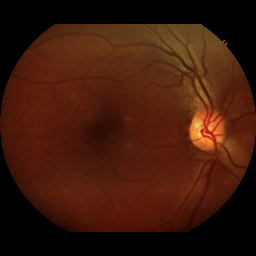
#> input picture data/1 (1).png, 256 x 256 px
$ python -i utils.py   (imports and definitions only)
#> lines starting #> are read from the running program, lines starting #| are printed output that depends on the picture; after the words box and inside, x2 and y2 are one past the last pixel; in counts of white or black regions, pixels touching at a corner belong together
"""
fundus preprocessing, extracting the ROI, cropping and making square
source:     EyeQ/EyeQ_preprocess/fundus_prep.py
"""
import numpy as np
import cv2
from PIL import Image
from tqdm import tqdm
import torch
import matplotlib.pyplot as plt
from sklearn.metrics import f1_score, roc_auc_score
import argparse


# [85 lines left out: functions get_args_train, get_args_inference, write_image, not called in this run]

def get_mask_BZ(img):
    if img.ndim==3:
        gray_img = cv2.cvtColor(img, cv2.COLOR_BGR2GRAY)
    else:
        gray_img = img
    threhold = np.mean(gray_img)/3-5
    #cv2.imshow('gray_img', gray_img)
    #cv2.waitKey()
    #print(threhold)
    _, mask = cv2.threshold(gray_img, max(5,threhold), 1, cv2.THRESH_BINARY)

    #cv2.imshow('bz_mask', mask*255)
    #cv2.waitKey()
    nn_mask = np.zeros((mask.shape[0]+2,mask.shape[1]+2),np.uint8)
    new_mask = (1-mask).astype(np.uint8)
    #  cv::floodFill(Temp, Point(0, 0), Scalar(255));
    # _,new_mask,_,_ = cv2.floodFill(new_mask, nn_mask, [(0, 0),(0,new_mask.shape[0])], (0), cv2.FLOODFILL_MASK_ONLY)
    _,new_mask,_,_ = cv2.floodFill(new_mask, nn_mask, (0,0), (0), cv2.FLOODFILL_MASK_ONLY)
    _,new_mask,_,_ = cv2.floodFill(new_mask, nn_mask, (new_mask.shape[1]-1,new_mask.shape[0]-1), (0), cv2.FLOODFILL_MASK_ONLY)
    mask = mask + new_mask
    kernel = cv2.getStructuringElement(cv2.MORPH_RECT, (20,  20))
    mask = cv2.erode(mask, kernel)
    mask = cv2.dilate(mask, kernel)
    return mask


def _get_center_by_edge(mask):
    center=[0,0]
    x=mask.sum(axis=1)
    center[0]=np.where(x>x.max()*0.95)[0].mean()
    x=mask.sum(axis=0)
    center[1]=np.where(x>x.max()*0.95)[0].mean()
    return center


def _get_radius_by_mask_center(mask,center):
    mask=mask.astype(np.uint8)
    ksize=max(mask.shape[1]//400*2+1,3)
    kernel=cv2.getStructuringElement(cv2.MORPH_ELLIPSE,(ksize,ksize))
    mask=cv2.morphologyEx(mask, cv2.MORPH_GRADIENT, kernel)
    # radius=
    index=np.where(mask>0)
    d_int=np.sqrt((index[0]-center[0])**2+(index[1]-center[1])**2)
    b_count=np.bincount(np.ceil(d_int).astype(int))
    radius=np.where(b_count>b_count.max()*0.995)[0].max()
    return radius


def _get_circle_by_center_bbox(shape,center,bbox,radius):
    center_mask=np.zeros(shape=shape).astype('uint8')
    tmp_mask=np.zeros(shape=bbox[2:4])
    center_tmp=(int(center[0]),int(center[1]))
    center_mask=cv2.circle(center_mask,center_tmp[::-1],int(radius),(1),-1)
    # center_mask[bbox[0]:bbox[0]+bbox[2],bbox[1]:bbox[1]+bbox[3]]=tmp_mask
    # center_mask[bbox[0]:min(bbox[0]+bbox[2],center_mask.shape[0]),bbox[1]:min(bbox[1]+bbox[3],center_mask.shape[1])]=tmp_mask
    return center_mask


def get_mask(img):
    if img.ndim ==3:
        #raise 'image dim is not 3'
        g_img=cv2.cvtColor(img,cv2.COLOR_RGB2GRAY)
        #cv2.imshow('ImageWindow', g_img)
        #cv2.waitKey()
    elif img.ndim == 2:
        g_img =img.copy()
    else:
        raise 'image dim is not 1 or 3'
    h,w = g_img.shape
    shape=g_img.shape[0:2]
    #g_img = cv2.resize(g_img,(0,0),fx = 0.5,fy = 0.5)
    tg_img=cv2.normalize(g_img, None, 0, 255, cv2.NORM_MINMAX)
    tmp_mask=get_mask_BZ(tg_img)
    center=_get_center_by_edge(tmp_mask)
    # [4 lines of commented-out code are left out]
    radius=_get_radius_by_mask_center(tmp_mask,center)
    #resize back
    #center = [center[0]*2,center[1]*2]
    #radius = int(radius*2)

    center = [center[0], center[1]]
    radius = int(radius)
    s_h = max(0,int(center[0] - radius))
    s_w = max(0, int(center[1] - radius))
    bbox = (s_h, s_w, min(h-s_h,2 * radius), min(w-s_w,2 * radius))
    tmp_mask=_get_circle_by_center_bbox(shape,center,bbox,radius)
    return tmp_mask,bbox,center,radius


def mask_image(img,mask):
    img[mask<=0,...]=0
    return img


def remove_back_area(img,bbox=None,border=None):
    image=img
    if border is None:
        border=np.array((bbox[0],bbox[0]+bbox[2],bbox[1],bbox[1]+bbox[3],img.shape[0],img.shape[1]),dtype=int)
    image=image[border[0]:border[1],border[2]:border[3],...]
    return image,border


def supplemental_black_area(img,border=None):
    image=img
    if border is None:
        h,v=img.shape[0:2]
        max_l=max(h,v)
        if image.ndim>2:
            image=np.zeros(shape=[max_l,max_l,img.shape[2]],dtype=img.dtype)
        else:
            image=np.zeros(shape=[max_l,max_l],dtype=img.dtype)
        border=(int(max_l/2-h/2),int(max_l/2-h/2)+h,int(max_l/2-v/2),int(max_l/2-v/2)+v,max_l)
    else:
        max_l=border[4]
        if image.ndim>2:
            image=np.zeros(shape=[max_l,max_l,img.shape[2]],dtype=img.dtype)
        else:
            image=np.zeros(shape=[max_l,max_l],dtype=img.dtype)
    image[border[0]:border[1],border[2]:border[3],...]=img
    return image,border


#def process_without_gb(img, label,radius_list,centre_list_w, centre_list_h):
def process_without_gb(img):
    # preprocess images
    #   img : origin image
    #   tar_height: height of tar image
    # return:
    #   result_img: preprocessed image
    #   borders: remove border, supplement mask
    #   mask: mask for preprocessed image
    borders = []
    #print('image size before processing: ', img.shape)
    mask, bbox, center, radius = get_mask(img)
    #print('center is: ',center)
    #print('radius is: ',radius)
    r_img = mask_image(img, mask)
    r_img, r_border = remove_back_area(r_img,bbox=bbox)
    mask, _ = remove_back_area(mask,border=r_border)

    borders.append(r_border)
    r_img,sup_border = supplemental_black_area(r_img)
    #print('image size after processing: ', r_img.shape)

    mask,_ = supplemental_black_area(mask,border=sup_border)
    borders.append(sup_border)


    return r_img,borders,(mask*255).astype(np.uint8)

import os
import random
class CustomPreprocessing:
    def __call__(self, img):
        # img is a PIL image at this point

        img = cv2.cvtColor(np.array(img), cv2.COLOR_RGB2BGR)
        r_img, borders, mask = process_without_gb(img)

        # [5 lines of commented-out code are left out]

        img_pil = Image.fromarray(r_img)
        #print("after standard transform, image size:", img_pil.size)
        return img_pil

>>> import cv2
>>> picture = cv2.cvtColor(cv2.imread('data/1 (1).png'), cv2.COLOR_BGR2RGB)
>>> result = CustomPreprocessing()(picture)
#> in __call__, img is the input picture: shape (256, 256, 3); mean B, G, R 10.5, 25.2, 62.1
#> in get_mask, `g_img=cv2.cvtColor(img,cv2.COLOR_RGB2GRAY)`:
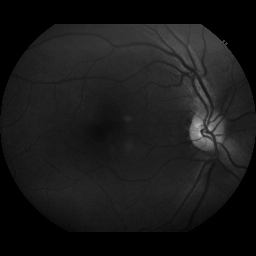
#> g_img: shape (256, 256); min 0, max 183, mean 25.1
#> in get_mask, `tg_img=cv2.normalize(g_img, None, 0, 255, cv2.NORM_MINMAX)`:
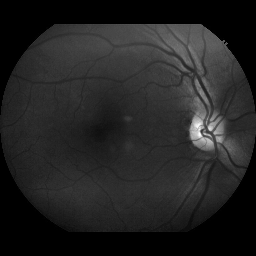
#> tg_img: shape (256, 256); min 0, max 255, mean 34.9
#> in get_mask_BZ, `threhold = np.mean(gray_img)/3-5`: threhold = 6.63
#> in get_mask_BZ, `_, mask = cv2.threshold(gray_img, max(5,threhold), 1, cv2.THRESH_BINARY)`:
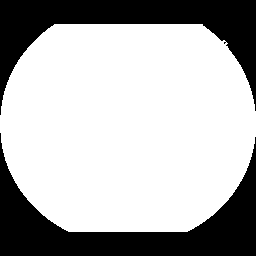
#> mask: shape (256, 256); values 0 (black) and 1 (white), 69.9% white; 2 black regions, box (x1, y1, x2, y2) and area: (0, 133, 256, 256) 10371, (0, 0, 256, 115) 9376
#> in get_mask_BZ, `_,new_mask,_,_ = cv2.floodFill(new_mask, nn_mask, (new_mask.shape[1]-1..`:
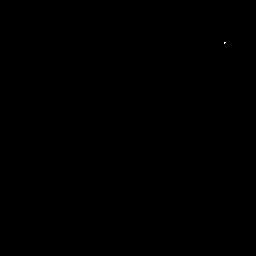
#> new_mask: shape (256, 256); values 0 (black) and 1 (white), 0% white in thin lines or dots, all inside (x1, y1, x2, y2) = (224, 42, 226, 44)
#> in get_mask_BZ, `mask = mask + new_mask`: mask: shape (256, 256); values 0 (black) and 1 (white), 69.9% white; 2 black regions, box (x1, y1, x2, y2) and area: (0, 133, 256, 256) 10371, (0, 0, 256, 115) 9373
#> in get_mask_BZ, `mask = cv2.erode(mask, kernel)`: mask: shape (256, 256); values 0 (black) and 1 (white), 57.1% white; 1 black region, box (x1, y1, x2, y2) and area: (0, 0, 256, 256) 28141
#> in get_mask_BZ, `mask = cv2.dilate(mask, kernel)`:
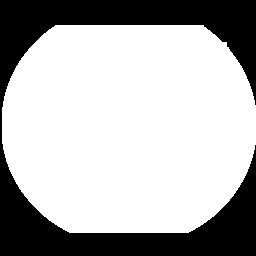
#> mask: shape (256, 256); values 0 (black) and 1 (white), 69.8% white; 1 black region, box (x1, y1, x2, y2) and area: (0, 0, 256, 256) 19794
#> in _get_center_by_edge, `x=mask.sum(axis=1)`: x = 256 values, max 254 at index 107, min 0 at index 0, mean 178.7
#> in _get_center_by_edge, `x=mask.sum(axis=0)`: x = 256 values, max 208 at index 69, min 0 at index 0, mean 178.7
#> in get_mask, `center=_get_center_by_edge(tmp_mask)`: center = [124.5, 128.5]
#> in _get_radius_by_mask_center, `mask=cv2.morphologyEx(mask, cv2.MORPH_GRADIENT, kernel)`:
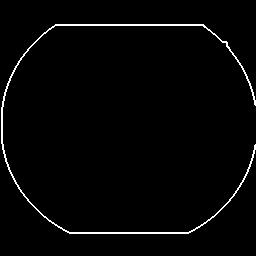
#> mask: shape (256, 256); values 0 (black) and 1 (white), 2.1% white in thin lines or dots, all inside (x1, y1, x2, y2) = (1, 24, 256, 234)
#> in _get_radius_by_mask_center, `index=np.where(mask>0)`: index = 1346 positions, rows 24 to 233, columns 1 to 255
#> in _get_radius_by_mask_center, `d_int=np.sqrt((index[0]-center[0])**2+(index[1]-center[1])**2)`: d_int = 1346 values, max 128.9 at index 621, min 99.5 at index 223, mean 120.1
#> in _get_radius_by_mask_center, `b_count=np.bincount(np.ceil(d_int).astype(int))`: b_count = 130 values, max 220 at index 128, min 0 at index 0, mean 10.35
#> in _get_radius_by_mask_center, `radius=np.where(b_count>b_count.max()*0.995)[0].max()`: radius = 128
#> in get_mask, `s_h = max(0,int(center[0] - radius))`: s_h = 0
#> in get_mask, `bbox = (s_h, s_w, min(h-s_h,2 * radius), min(w-s_w,2 * radius))`: bbox = (0, 0, 256, 256)
#> in _get_circle_by_center_bbox, `center_tmp=(int(center[0]),int(center[1]))`: center_tmp = (124, 128)
#> in _get_circle_by_center_bbox, `center_mask=cv2.circle(center_mask,center_tmp[::-1],int(radius),(1),-1)`:
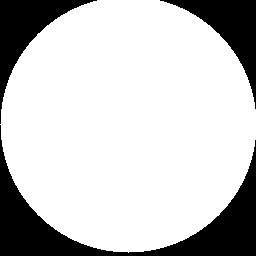
#> center_mask: shape (256, 256); values 0 (black) and 1 (white), 78.3% white; 3 black regions, box (x1, y1, x2, y2) and area: (0, 125, 256, 256) 7948, (0, 0, 97, 124) 3206, (160, 0, 256, 109) 3082
#> in process_without_gb, `mask, bbox, center, radius = get_mask(img)`: bbox = (0, 0, 256, 256); center = [124.5, 128.5]; radius = 128
#> in mask_image, `img[mask<=0,...]=0`: img: shape (256, 256, 3); 0.13% of pixels changed, all inside (x1, y1, x2, y2) = (0, 24, 235, 201)
#> in remove_back_area, `border=np.array((bbox[0],bbox[0]+bbox[2],bbox[1],bbox[1]+bbox[3],img.s..`: border = [0, 256, 0, 256, 256, 256]
#> in process_without_gb, `r_img,sup_border = supplemental_black_area(r_img)`: sup_border = (0, 256, 0, 256, 256)
#> in __call__, `r_img, borders, mask = process_without_gb(img)`: borders = [[0, 256, 0, 256, 256, 256], (0, 256, 0, 256, 256)]

$ run again, on data/1 (11).png
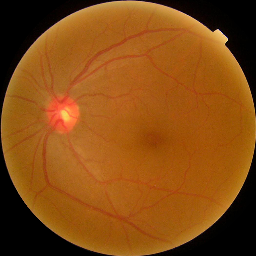
#> input picture data/1 (11).png, 256 x 256 px
#> in __call__, img is the input picture: shape (256, 256, 3); mean B, G, R 18.9, 75.4, 133.3
#> threhold = 20.73
#> in _get_center_by_edge, `x=mask.sum(axis=1)`: x = 256 values, max 256 at index 126, min 137 at index 0, mean 228.7
#> in _get_center_by_edge, `x=mask.sum(axis=0)`: x = 256 values, max 256 at index 119, min 130 at index 0, mean 228.7
#> in get_mask, `center=_get_center_by_edge(tmp_mask)`: center = [132, 131.5]
#> in _get_radius_by_mask_center, `mask=cv2.morphologyEx(mask, cv2.MORPH_GRADIENT, kernel)`:
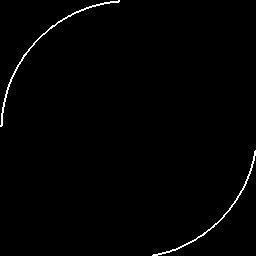
#> mask: shape (256, 256); values 0 (black) and 1 (white), 0.95% white in thin lines or dots
#> index = 624 positions, rows 0 to 255, columns 0 to 255
#> d_int = 624 values, max 133.3 at index 130, min 123.4 at index 436, mean 128.5
#> b_count = 135 values, max 159 at index 125, min 0 at index 0, mean 4.62
#> in _get_radius_by_mask_center, `radius=np.where(b_count>b_count.max()*0.995)[0].max()`: radius = 125
#> s_h = 7
#> s_w = 6
#> in get_mask, `bbox = (s_h, s_w, min(h-s_h,2 * radius), min(w-s_w,2 * radius))`: bbox = (7, 6, 249, 250)
#> center_tmp = (132, 131)
#> center_mask: shape (256, 256); values 0 (black) and 1 (white), 74.8% white; 2 black regions, box (x1, y1, x2, y2) and area: (0, 0, 256, 256) 13369, (154, 148, 256, 256) 3123
#> in process_without_gb, `mask, bbox, center, radius = get_mask(img)`: bbox = (7, 6, 249, 250); center = [132, 131.5]; radius = 125
#> img: shape (256, 256, 3); 12.01% of pixels changed, all inside (x1, y1, x2, y2) = (0, 0, 256, 256)
#> in remove_back_area, `border=np.array((bbox[0],bbox[0]+bbox[2],bbox[1],bbox[1]+bbox[3],img.s..`: border = [7, 256, 6, 256, 256, 256]
#> sup_border = (0, 249, 0, 250, 250)
#> in supplemental_black_area (call 2), `image[border[0]:border[1],border[2]:border[3],...]=img`:
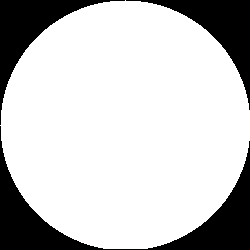
#> image: shape (250, 250); values 0 (black) and 1 (white), 78.5% white; 3 black regions, box (x1, y1, x2, y2) and area: (0, 126, 250, 250) 6619, (0, 0, 125, 125) 3481, (126, 0, 250, 110) 3356
#> borders = [[7, 256, 6, 256, 256, 256], (0, 249, 0, 250, 250)]

$ run again, on data/1 (12).png
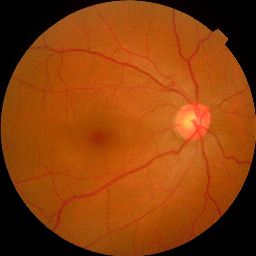
#> input picture data/1 (12).png, 256 x 256 px
#> in __call__, img is the input picture: shape (256, 256, 3); mean B, G, R 11.3, 63.5, 139.8
#> threhold = 22.49
#> in _get_center_by_edge, `x=mask.sum(axis=1)`: x = 256 values, max 256 at index 124, min 136 at index 0, mean 228.7
#> in _get_center_by_edge, `x=mask.sum(axis=0)`: x = 256 values, max 256 at index 120, min 132 at index 0, mean 228.7
#> in get_mask, `center=_get_center_by_edge(tmp_mask)`: center = [132, 131.5]
#> index = 622 positions, rows 0 to 255, columns 0 to 255
#> d_int = 622 values, max 133.3 at index 169, min 123.3 at index 512, mean 128.5
#> b_count = 135 values, max 157 at index 125, min 0 at index 0, mean 4.61
#> in _get_radius_by_mask_center, `radius=np.where(b_count>b_count.max()*0.995)[0].max()`: radius = 125
#> s_h = 7
#> s_w = 6
#> in get_mask, `bbox = (s_h, s_w, min(h-s_h,2 * radius), min(w-s_w,2 * radius))`: bbox = (7, 6, 249, 250)
#> center_tmp = (132, 131)
#> center_mask: shape (256, 256); values 0 (black) and 1 (white), 74.8% white; 2 black regions, box (x1, y1, x2, y2) and area: (0, 0, 256, 256) 13369, (154, 148, 256, 256) 3123
#> in process_without_gb, `mask, bbox, center, radius = get_mask(img)`: bbox = (7, 6, 249, 250); center = [132, 131.5]; radius = 125
#> img: shape (256, 256, 3); 11.85% of pixels changed, all inside (x1, y1, x2, y2) = (0, 0, 256, 256)
#> in remove_back_area, `border=np.array((bbox[0],bbox[0]+bbox[2],bbox[1],bbox[1]+bbox[3],img.s..`: border = [7, 256, 6, 256, 256, 256]
#> sup_border = (0, 249, 0, 250, 250)
#> in supplemental_black_area (call 2), `image[border[0]:border[1],border[2]:border[3],...]=img`:
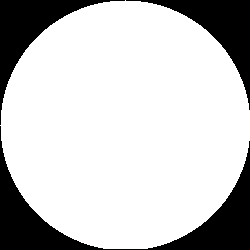
#> image: shape (250, 250); values 0 (black) and 1 (white), 78.5% white; 3 black regions, box (x1, y1, x2, y2) and area: (0, 126, 250, 250) 6619, (0, 0, 125, 125) 3481, (126, 0, 250, 110) 3356
#> borders = [[7, 256, 6, 256, 256, 256], (0, 249, 0, 250, 250)]
